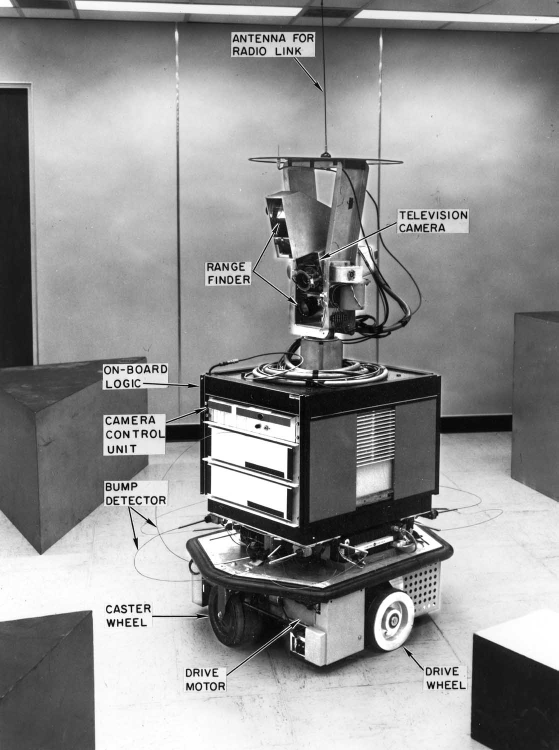
#> input picture Data-2/shakey.png, 1117 x 1500 px (shown at 1/2 size)
$ python task1.py
#> lines starting #> are read from the running program, lines starting #| are printed output that depends on the picture; long printed decimals are rounded
#> further down, shakey_image is the input picture: shape (1500, 1117) float64; min 0, max 1, mean 0.57
import skimage
import scipy
from matplotlib import pyplot as plt
import numpy as np

def laplacian_of_gaussian(image, kernel_size=5, sigma=1):
    # Apply Gaussian blur to the image
    blurred_image = scipy.ndimage.gaussian_filter(image, sigma)

    laplacian_kernel = np.array([[0,1,0],
                                 [1,-4,1],
                                 [0,1,0]])
    laplacian_image = scipy.ndimage.convolve(blurred_image, laplacian_kernel)

    return laplacian_image

def zero_cross(image):
    z_c_image = np.zeros(image.shape)
    thresh = np.absolute(image).mean() * 0.75
    h,w = image.shape
    for y in range(1, h - 1):
        for x in range(1, w - 1):
            patch = image[y-1:y+2, x-1:x+2]
            p = image[y, x]
            maxP = patch.max()
            minP = patch.min()
            if (p > 0):
                zeroCross = True if minP < 0 else False
            else:
                zeroCross = True if maxP > 0 else False
            if ((maxP - minP) > thresh) and zeroCross:
                z_c_image[y, x] = 1
    return z_c_image


def find_optimal_sigma(image):
    # Define a range of sigma values to experiment with
    sigma_values = np.arange(0.5, 8.0, 0.1)  # Adjust range and step size as needed

    # Initialize lists to store threshold values and LoG-filtered images
    threshold_values = []
    filtered_images = []

    # Compute LoG-filtered images for each sigma value and apply Otsu's method
    for sigma in sigma_values:
        # Apply Gaussian blur
        blurred_image = skimage.filters.gaussian(image, sigma=sigma)

        # Apply LapGau filter
        log_filtered_image = skimage.filters.laplace(blurred_image)
        # laplacian_kernel = np.array([[0,1,0],
        #                          [1,-4,1],
        #                          [0,1,0]])
        # log_filtered_image = scipy.ndimage.convolve(blurred_image, laplacian_kernel)

        # Apply Otsu's method to determine threshold value
        threshold_value = skimage.filters.threshold_otsu(log_filtered_image)

        # Store threshold value and filtered image
        threshold_values.append(threshold_value)
        filtered_images.append(log_filtered_image)
#> this loop made 75 passes
#> threshold_value on passes 1 to 12: -0.13, -0.112, -0.0954, -0.0792, -0.069, -0.0616, -0.0523, -0.0447, -0.0388, -0.0351, -0.0296, -0.0259
#> pass 1, in find_optimal_sigma, `log_filtered_image = skimage.filters.laplace(blurred_image)`:
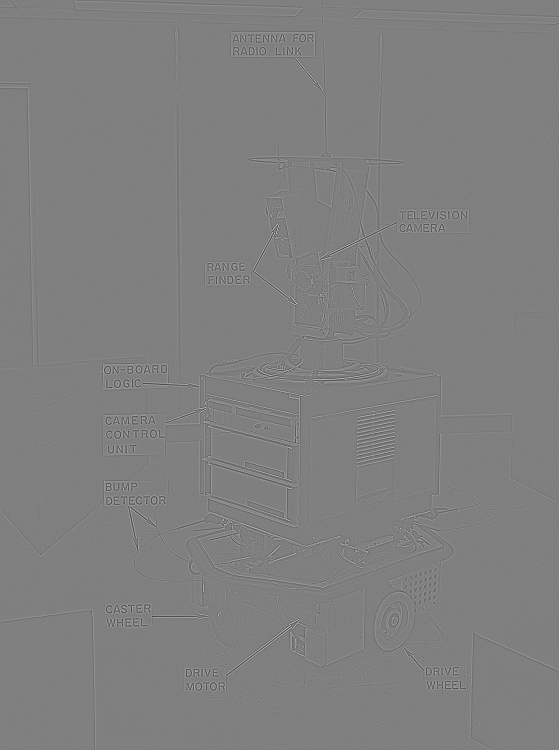
#> log_filtered_image: shape (1500, 1117) float64 (shown at 1/2 size); min -1.21, max 1.2, mean 3.35e-20; drawn with min black and max white
#> after the loop:
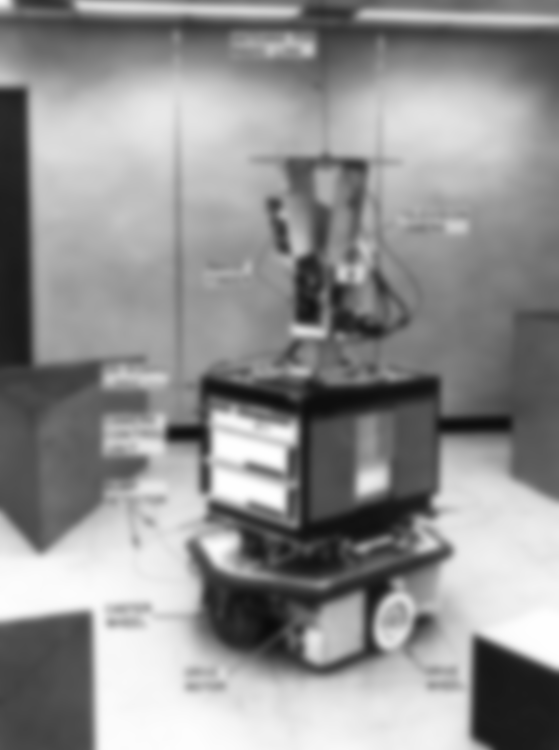
#> blurred_image: shape (1500, 1117) float64 (shown at 1/2 size); min 0.0426, max 1, mean 0.57
#> after the loop:
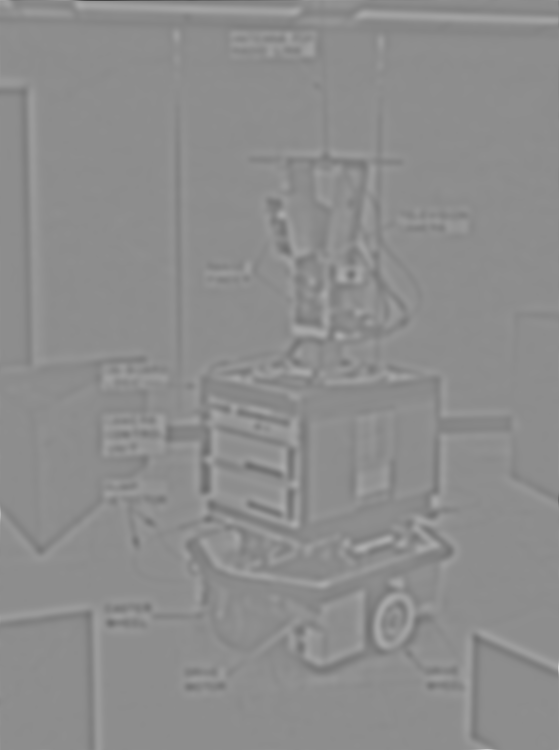
#> log_filtered_image: shape (1500, 1117) float64 (shown at 1/2 size); min -0.0269, max 0.0216, mean -1.96e-20; drawn with min black and max white
#> after the loop, filtered_images = 75 items; threshold_values = 75 values, max 0.00185 at index 44, min -0.13 at index 0, mean -0.0134

    # Determine the optimal sigma value based on the maximum threshold value
    optimal_sigma_index = np.argmax(threshold_values)
#> optimal_sigma_index = 44
    optimal_sigma = sigma_values[optimal_sigma_index]
#> optimal_sigma = 4.9
    optimal_filtered_image = filtered_images[optimal_sigma_index]

    return optimal_sigma, optimal_filtered_image

shakey_image = skimage.io.imread('Data-2/shakey.png', as_gray=True)

# [7 lines of commented-out code are left out]

optimal_sigma, optimal_sigma_image = find_optimal_sigma(shakey_image)
#> optimal_sigma = 4.9

print(f'Optimal Sigma: {optimal_sigma}')
#| Optimal Sigma: 4.900

z_c_filtered = zero_cross(optimal_sigma_image)
#> in zero_cross, `thresh = np.absolute(image).mean() * 0.75`: thresh = 0.000905
#> after the loop in zero_cross, `for y in range(1, h - 1):`:
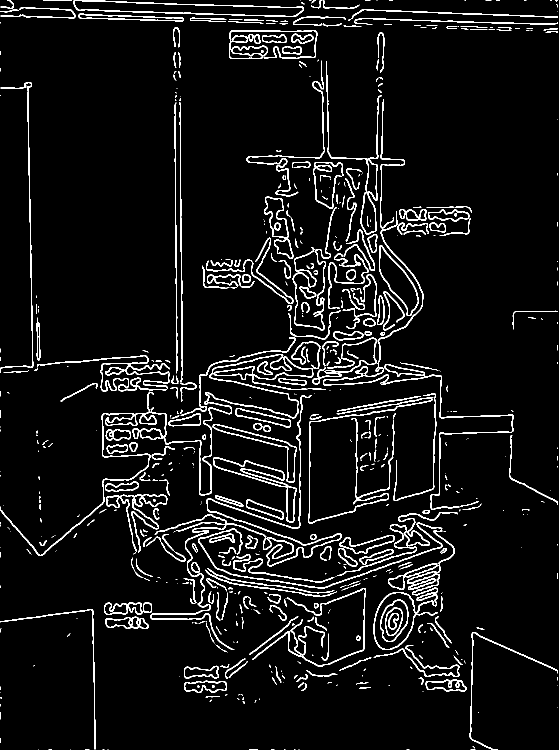
#> z_c_image: shape (1500, 1117) float64 (shown at 1/2 size); values 0 (black) and 1 (white), 6.1% white in thin lines or dots
# z_c_filtered_2 = zero_cross(filtered_image)

# Show the original and filtered images
plt.figure(dpi=200)
# [24 lines of commented-out code are left out]

plt.subplot(1,2,1)
plt.imshow(shakey_image, cmap='gray')
plt.title('Original Image')
plt.axis('off')

plt.subplot(1,2,2)
plt.imshow(z_c_filtered, cmap='gray')
plt.title('Optimal Filtered')
plt.axis('off')

# [4 lines of commented-out code are left out]

plt.savefig('output.png', dpi=400)

plt.show()
